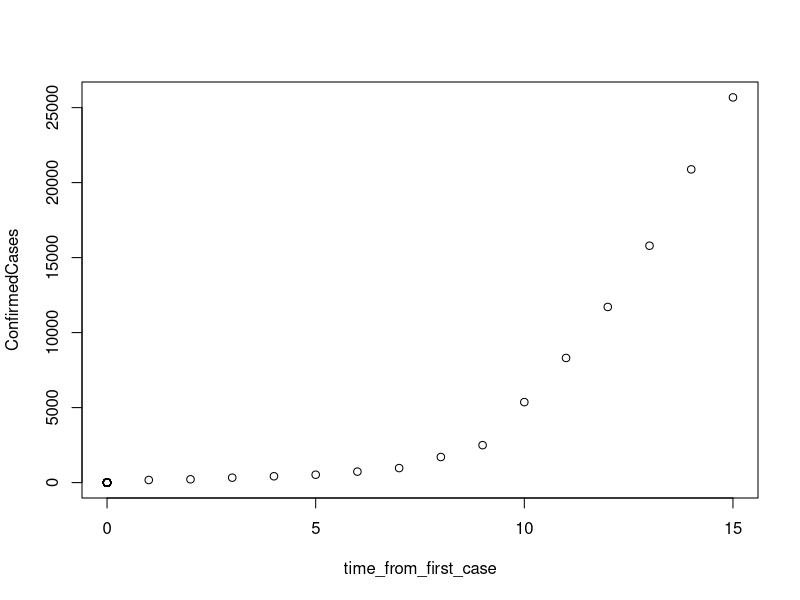
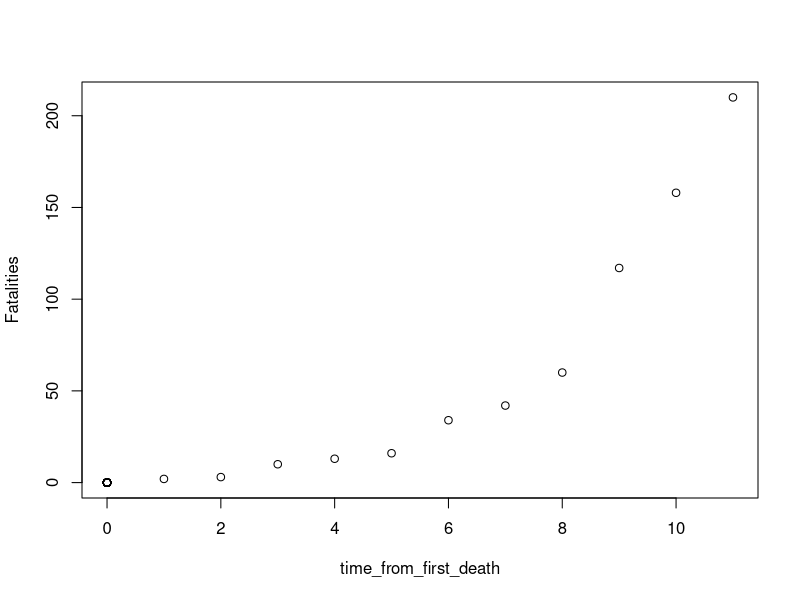

These charts were generated, in order, by the following R code:
## ---- chunk 1
knitr::opts_chunk$set(echo = TRUE)
library(tidyverse)
## ---- chunk 2
covid19 <- read_csv("covid19-1.csv")
## ---- chunk 3
NY_dat = covid19 %>% filter(`Province/State` == "New York")

#Initialize column - time from 1st case
NY_dat$time_from_first_case <- rep(0, dim(NY_dat)[1])
#Find location of first confirmed case
case = sum(NY_dat$ConfirmedCases == 0)
#Fill in column
j = 1
for (i in (case+1):dim(NY_dat)[1]) {
  NY_dat$time_from_first_case[i] = j
  j = j+1
}

#Check wherher logistic curve is good aproximation - cases
plot(ConfirmedCases ~ time_from_first_case, data = NY_dat) 

#Initialize column - time from 1st death
NY_dat$time_from_first_death <- rep(0, dim(NY_dat)[1])
#Find location of first confirmed case
deaths = sum(NY_dat$Fatalities == 0)
#Fill in column
j = 1
for (i in (deaths+1):dim(NY_dat)[1]) {
  NY_dat$time_from_first_death[i] = j
  j = j+1
}

#Check wherher logistic curve is good aproximation - fatalities
plot(Fatalities ~ time_from_first_death, data = NY_dat) 

#Appears to have exponential growth, will try logistic growth model however
## ---- chunk 4

